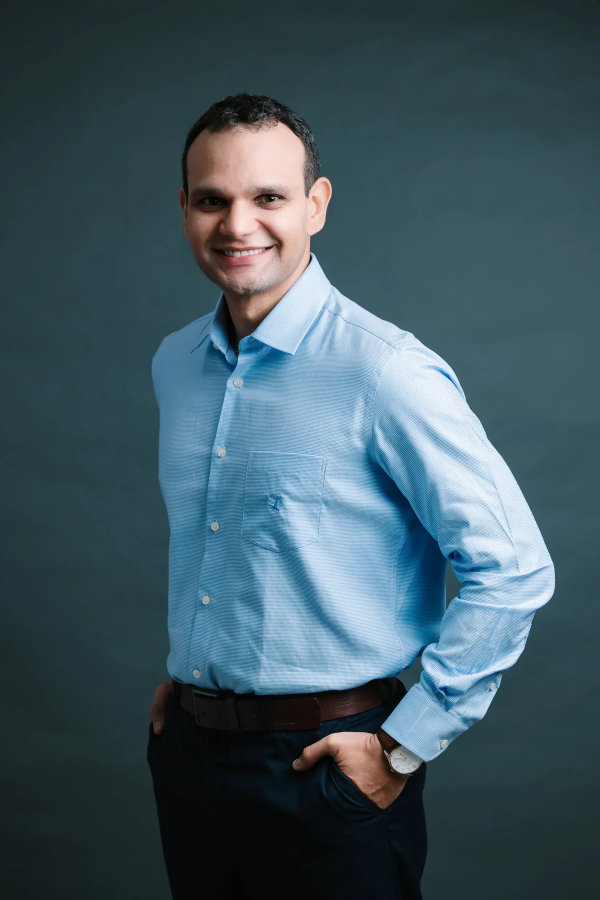
#> input picture assets/img/diego-escuro-em-pe.webp, 1200 x 1800 px, given in place of logo-negativa-horizontal.webp, which was not available (shown at 1/2 size)
$ python variantes.py
#> lines starting #> are read from the running program, lines starting #| are printed output that depends on the picture
"""Gera versões menores das imagens grandes para o srcset do index.html (Lighthouse de 07/11).
Uso: python variantes.py   (idempotente; rode depois do otimizar_assets.py, se ele for rodado de novo)
Cada variante é <nome>-<largura>.webp ao lado do original; o original continua como a opção maior do srcset."""
from pathlib import Path

from PIL import Image

RAIZ = Path(__file__).resolve().parent.parent / "assets"
VARIANTES = {
    "logo/logo-negativa-horizontal.webp": [480],   # cabeçalho: 114 a 200px na tela
    "logo/logo-negativa-vertical.webp": [600],
    "logo/wordmark-negativa.webp": [800],          # abertura: 340 a 470px
    "img/diego-sorriso-jaleco.webp": [700],        # Origem: 440px no desktop
    "img/diego-retrato.webp": [700],               # Fé: até 420px
    "art/ricciolini-fig1-positivo.webp": [460],    # Camadas: 228px no desktop, até 340px no celular
}


def main() -> None:
    for rel, larguras in VARIANTES.items():
        orig = RAIZ / rel
        im = Image.open(orig)
#> im is the input picture: PIL image 1200x1800 RGB; mean R, G, B 64.3, 87.2, 96.8
        im = im.convert("RGBA" if im.mode in ("RGBA", "LA", "P") else "RGB")
        for larg in larguras:
            alt = round(im.height * larg / im.width)
            dest = orig.with_name(f"{orig.stem}-{larg}.webp")
            im.resize((larg, alt), Image.LANCZOS).save(dest, quality=84, method=6)
            print(f"{dest.relative_to(RAIZ)}: {larg}x{alt}, {dest.stat().st_size // 1024} KB (original {orig.stat().st_size // 1024} KB)")
#> this loop made 1 pass
#> pass 1, in main, `im.resize((larg, alt), Image.LANCZOS).save(dest, quality=84, method=6)`:
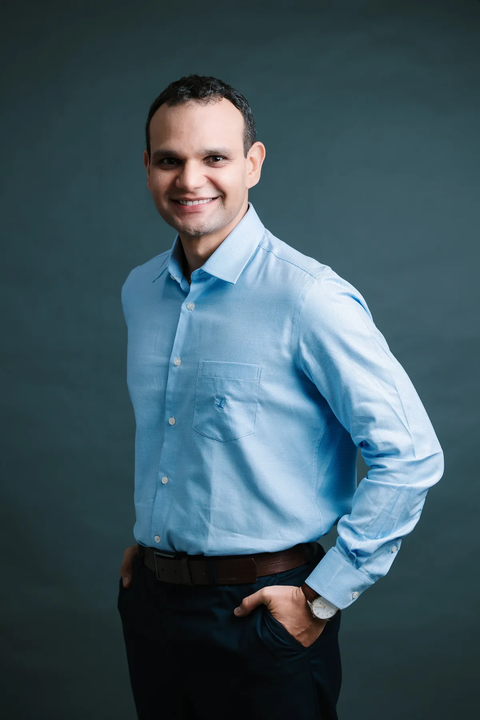
#> saved as logo-negativa-horizontal-480.webp: PIL image 480x720 RGB; mean R, G, B 64.3, 87.2, 96.8


if __name__ == "__main__":
#> (the run stopped early here; a loop or call above may not have finished)

$ run again, on assets/img/diego-escuro-sentado.webp
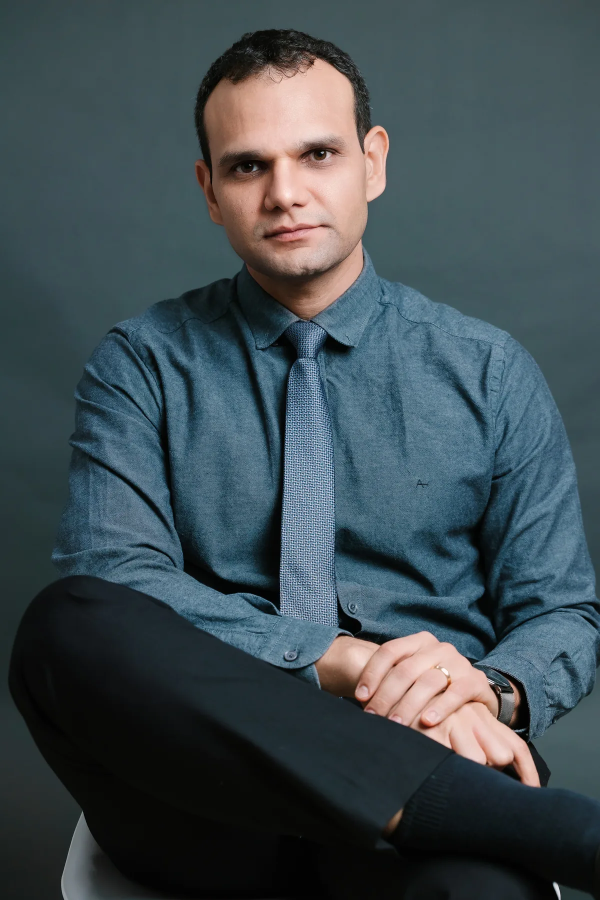
#> input picture assets/img/diego-escuro-sentado.webp, 1200 x 1800 px, given in place of logo-negativa-horizontal.webp, which was not available (shown at 1/2 size)
#> in main, im is the input picture: PIL image 1200x1800 RGB; mean R, G, B 63.3, 76.3, 81.8
#> the loop in main, `for larg in larguras:` made 1 pass
#> pass 1, in main, `im.resize((larg, alt), Image.LANCZOS).save(dest, quality=84, method=6)`:
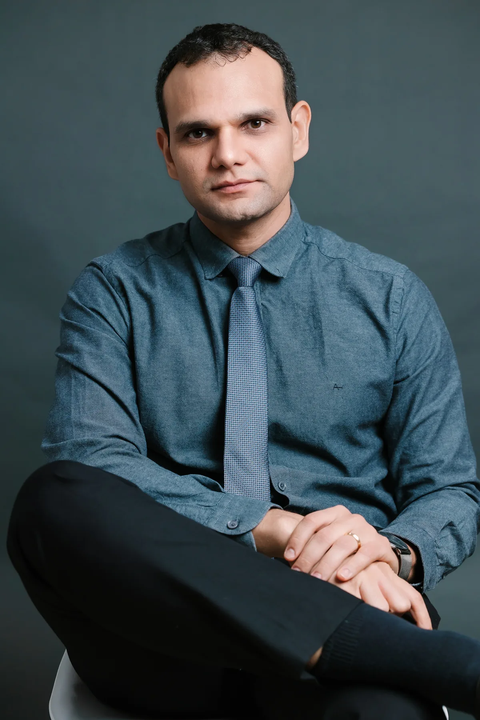
#> saved as logo-negativa-horizontal-480.webp: PIL image 480x720 RGB; mean R, G, B 63.3, 76.3, 81.8
